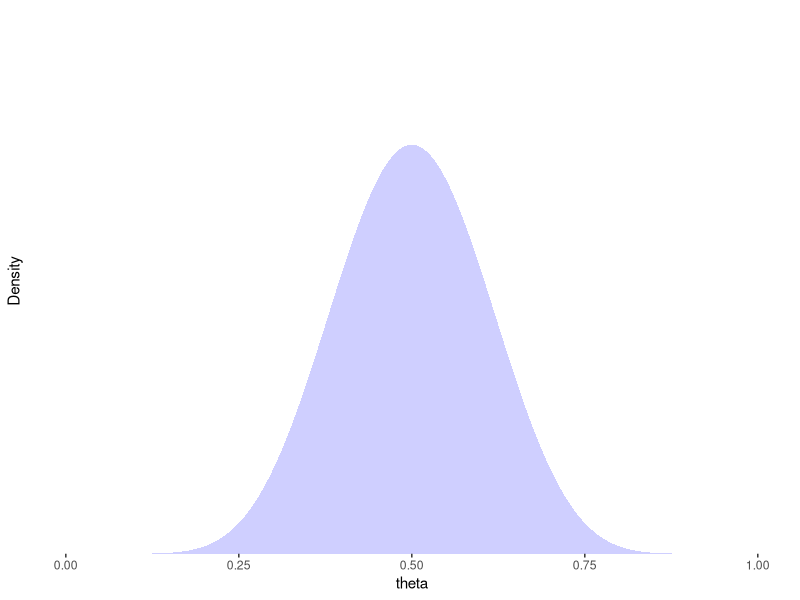
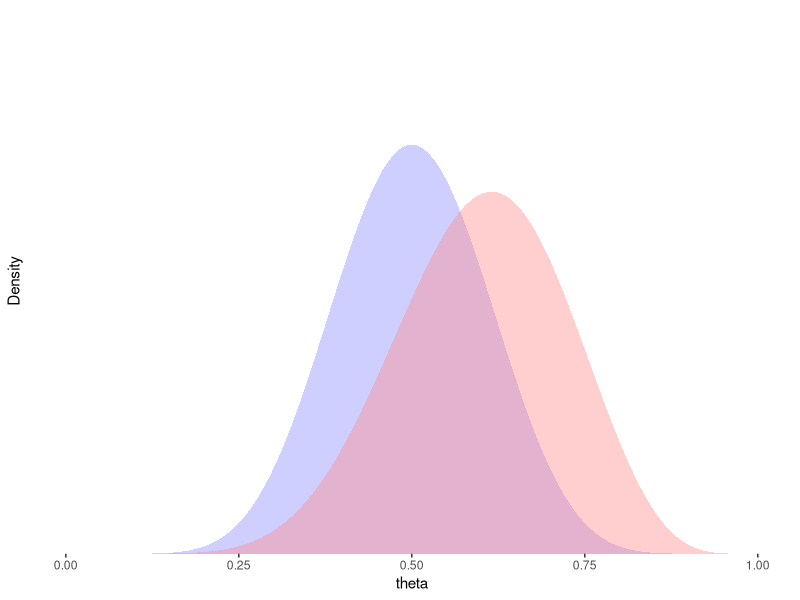
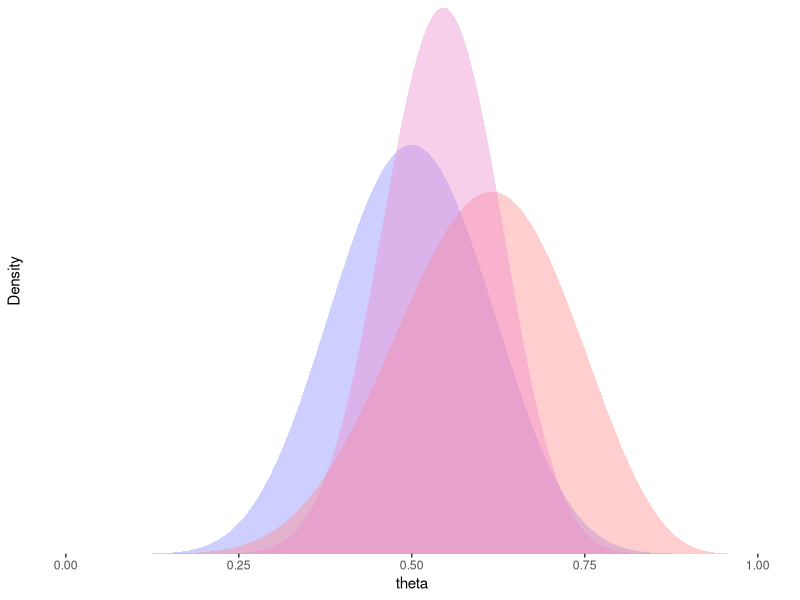
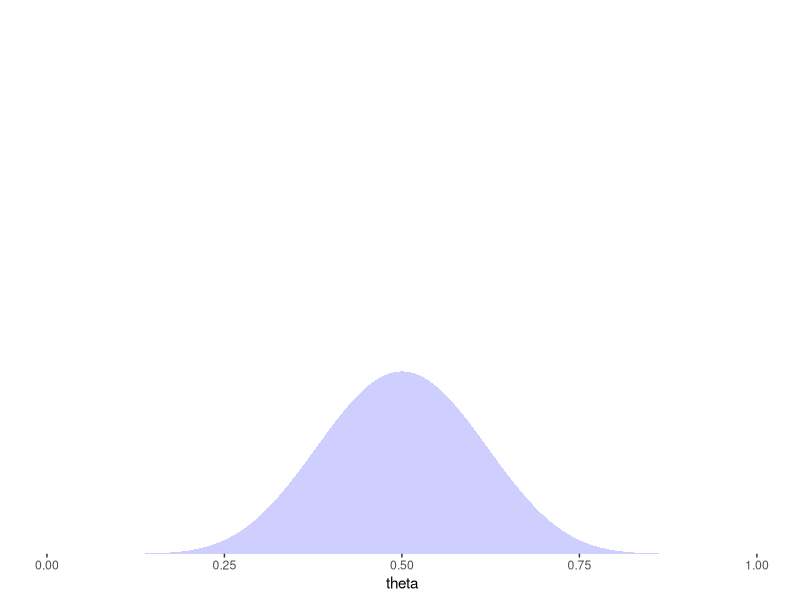
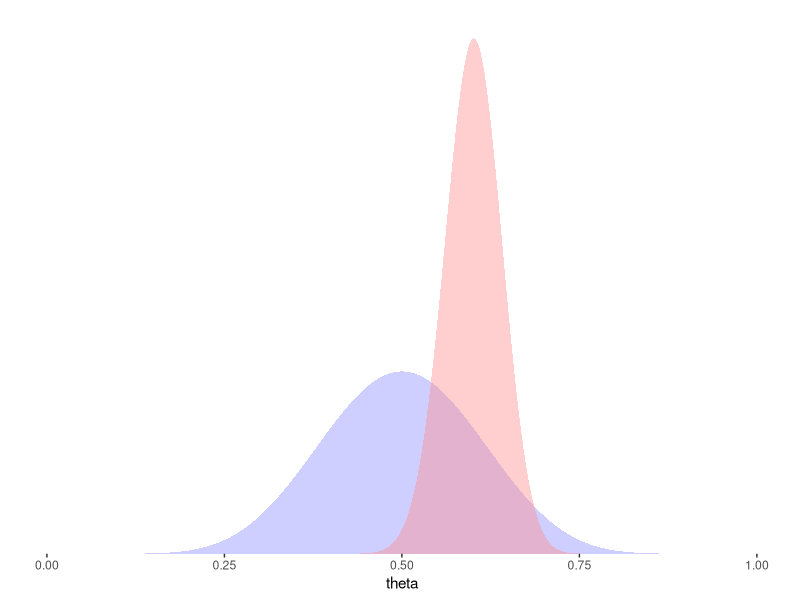
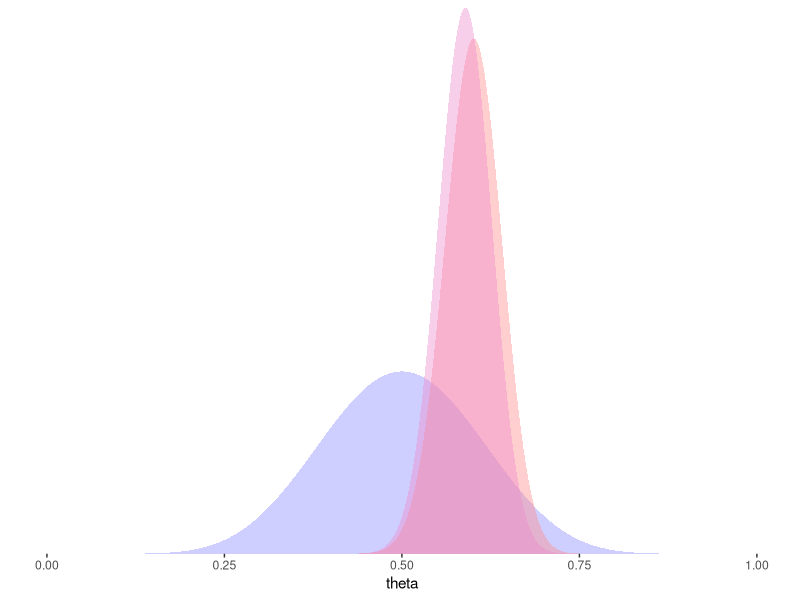

Reproduce these figures in R, in order.
## ---- chunk 1
library(tidyverse)
library(kableExtra, exclude = "group_rows")
## ---- chunk 2
density_tbl <- tibble(
  theta = seq(0, 1, length.out = 99999),
  prior = dbeta(theta, 10, 10),
  likelihood = dbeta(theta, 9, 6),
  posterior = dbeta(theta, 19, 16)
)

ymax <- max(density_tbl$prior, density_tbl$likelihood, density_tbl$posterior)
## ---- chunk 3
p1 <- ggplot(density_tbl, aes(theta)) +
    geom_area(aes(y = prior), linetype = 0, fill = "#8888FF66", stat = "identity", position = "identity") +
    scale_x_continuous(limits = c(0, 1)) +
    scale_y_continuous("Density", limits = c(0, ymax), expand = c(0, 0)) +
    theme(axis.line.y = element_blank(), axis.ticks.y = element_blank(), axis.text.y = element_blank(),
          axis.line.x = element_blank(),
          panel.background = element_blank())
p2 <- p1 +
  geom_area(aes(y = likelihood), linetype = 0, fill = "#FF888866", stat = "identity", position = "identity")
p3 <- p2 +
  geom_area(aes(y = posterior), linetype = 0, fill = "#EE88CC66", stat = "identity", position = "identity")
ggsave("images/density-1.png", p1, width = 6, height = 4)
ggsave("images/density-2.png", p2, width = 6, height = 4)
ggsave("images/density-3.png", p3, width = 6, height = 4)
## ---- chunk 4
density_tbl2 <- density_tbl |> 
  mutate(
  likelihood2 = dbeta(theta, 90, 60),
  posterior2 = dbeta(theta, 100, 70)
)

ymax2 <- max(density_tbl2$prior, density_tbl2$likelihood2, density_tbl2$posterior2)

p4 <- ggplot(density_tbl2, aes(theta)) +
    geom_area(aes(y = prior), linetype = 0, fill = "#8888FF66", stat = "identity", position = "identity") +
    scale_x_continuous(limits = c(0, 1)) +
    scale_y_continuous(NULL, limits = c(0, ymax2), expand = c(0, 0)) +
    theme(axis.line.y = element_blank(), axis.ticks.y = element_blank(), axis.text.y = element_blank(),
          axis.line.x = element_blank(), panel.grid = element_blank(),
          panel.background = element_blank(), plot.background = element_blank())
p5 <- p4 +
  geom_area(aes(y = likelihood2), linetype = 0, fill = "#FF888866", stat = "identity", position = "identity")
p6 <- p5 +
  geom_area(aes(y = posterior2), linetype = 0, fill = "#EE88CC66", stat = "identity", position = "identity")
ggsave("images/more-data-1.png", p4, width = 6, height = 10)
ggsave("images/more-data-2.png", p5, width = 6, height = 10)
ggsave("images/more-data-3.png", p6, width = 6, height = 10)
